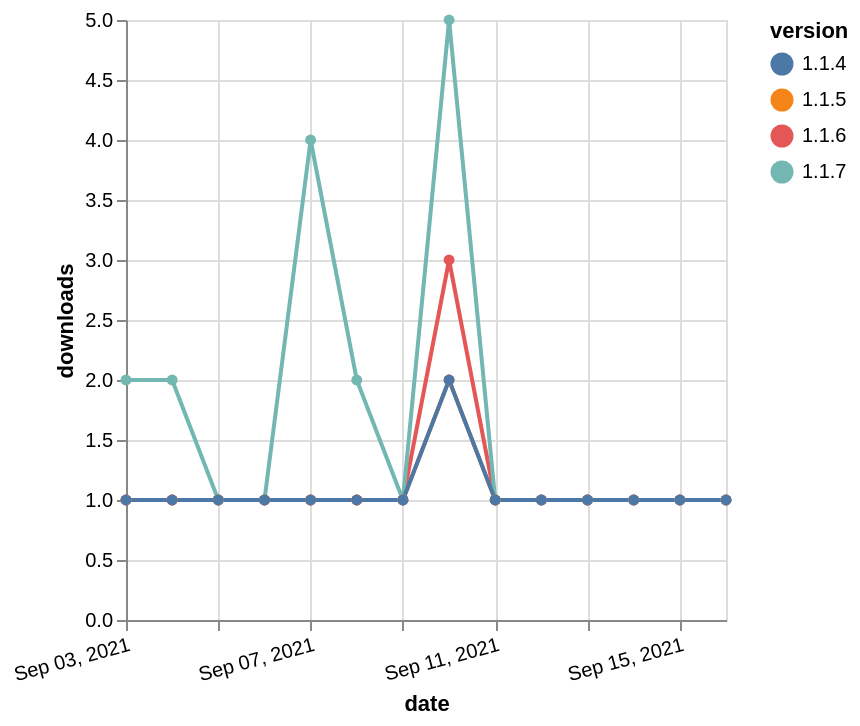

Write the Vega-Lite specification saved for this chart.
### Vega-Lite specification from a JSON file in a GitHub repository (floating-point values rounded to 4 significant figures)
{"$schema": "https://vega.github.io/schema/vega-lite/v5.json", "description": "A simple bar chart with embedded data.", "data": {"values": [{"date": "2021-09-03", "total": 336, "delta": 1, "version": "1.1.6"}, {"date": "2021-09-04", "total": 337, "delta": 1, "version": "1.1.6"}, {"date": "2021-09-05", "total": 338, "delta": 1, "version": "1.1.6"}, {"date": "2021-09-06", "total": 339, "delta": 1, "version": "1.1.6"}, {"date": "2021-09-07", "total": 340, "delta": 1, "version": "1.1.6"}, {"date": "2021-09-08", "total": 341, "delta": 1, "version": "1.1.6"}, {"date": "2021-09-09", "total": 342, "delta": 1, "version": "1.1.6"}, {"date": "2021-09-10", "total": 345, "delta": 3, "version": "1.1.6"}, {"date": "2021-09-11", "total": 346, "delta": 1, "version": "1.1.6"}, {"date": "2021-09-12", "total": 347, "delta": 1, "version": "1.1.6"}, {"date": "2021-09-13", "total": 348, "delta": 1, "version": "1.1.6"}, {"date": "2021-09-14", "total": 349, "delta": 1, "version": "1.1.6"}, {"date": "2021-09-15", "total": 350, "delta": 1, "version": "1.1.6"}, {"date": "2021-09-16", "total": 351, "delta": 1, "version": "1.1.6"}, {"date": "2021-09-03", "total": 425, "delta": 2, "version": "1.1.7"}, {"date": "2021-09-04", "total": 427, "delta": 2, "version": "1.1.7"}, {"date": "2021-09-05", "total": 428, "delta": 1, "version": "1.1.7"}, {"date": "2021-09-06", "total": 429, "delta": 1, "version": "1.1.7"}, {"date": "2021-09-07", "total": 433, "delta": 4, "version": "1.1.7"}, {"date": "2021-09-08", "total": 435, "delta": 2, "version": "1.1.7"}, {"date": "2021-09-09", "total": 436, "delta": 1, "version": "1.1.7"}, {"date": "2021-09-10", "total": 441, "delta": 5, "version": "1.1.7"}, {"date": "2021-09-11", "total": 442, "delta": 1, "version": "1.1.7"}, {"date": "2021-09-12", "total": 443, "delta": 1, "version": "1.1.7"}, {"date": "2021-09-13", "total": 444, "delta": 1, "version": "1.1.7"}, {"date": "2021-09-14", "total": 445, "delta": 1, "version": "1.1.7"}, {"date": "2021-09-15", "total": 446, "delta": 1, "version": "1.1.7"}, {"date": "2021-09-16", "total": 447, "delta": 1, "version": "1.1.7"}, {"date": "2021-09-03", "total": 246, "delta": 1, "version": "1.1.5"}, {"date": "2021-09-04", "total": 247, "delta": 1, "version": "1.1.5"}, {"date": "2021-09-05", "total": 248, "delta": 1, "version": "1.1.5"}, {"date": "2021-09-06", "total": 249, "delta": 1, "version": "1.1.5"}, {"date": "2021-09-07", "total": 250, "delta": 1, "version": "1.1.5"}, {"date": "2021-09-08", "total": 251, "delta": 1, "version": "1.1.5"}, {"date": "2021-09-09", "total": 252, "delta": 1, "version": "1.1.5"}, {"date": "2021-09-10", "total": 254, "delta": 2, "version": "1.1.5"}, {"date": "2021-09-11", "total": 255, "delta": 1, "version": "1.1.5"}, {"date": "2021-09-12", "total": 256, "delta": 1, "version": "1.1.5"}, {"date": "2021-09-13", "total": 257, "delta": 1, "version": "1.1.5"}, {"date": "2021-09-14", "total": 258, "delta": 1, "version": "1.1.5"}, {"date": "2021-09-15", "total": 259, "delta": 1, "version": "1.1.5"}, {"date": "2021-09-16", "total": 260, "delta": 1, "version": "1.1.5"}, {"date": "2021-09-03", "total": 247, "delta": 1, "version": "1.1.4"}, {"date": "2021-09-04", "total": 248, "delta": 1, "version": "1.1.4"}, {"date": "2021-09-05", "total": 249, "delta": 1, "version": "1.1.4"}, {"date": "2021-09-06", "total": 250, "delta": 1, "version": "1.1.4"}, {"date": "2021-09-07", "total": 251, "delta": 1, "version": "1.1.4"}, {"date": "2021-09-08", "total": 252, "delta": 1, "version": "1.1.4"}, {"date": "2021-09-09", "total": 253, "delta": 1, "version": "1.1.4"}, {"date": "2021-09-10", "total": 255, "delta": 2, "version": "1.1.4"}, {"date": "2021-09-11", "total": 256, "delta": 1, "version": "1.1.4"}, {"date": "2021-09-12", "total": 257, "delta": 1, "version": "1.1.4"}, {"date": "2021-09-13", "total": 258, "delta": 1, "version": "1.1.4"}, {"date": "2021-09-14", "total": 259, "delta": 1, "version": "1.1.4"}, {"date": "2021-09-15", "total": 260, "delta": 1, "version": "1.1.4"}, {"date": "2021-09-16", "total": 261, "delta": 1, "version": "1.1.4"}]}, "width": "container", "mark": {"type": "line", "point": {"filled": true}}, "encoding": {"x": {"field": "date", "type": "temporal", "timeUnit": "yearmonthdate", "title": "date", "axis": {"labelAngle": -15}}, "y": {"field": "delta", "type": "quantitative", "title": "downloads"}, "color": {"field": "version", "type": "nominal"}, "tooltip": {"field": "delta"}}}
